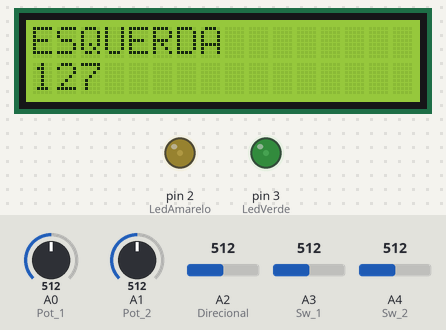
The sketch below on a simulated Arduino Uno, built with avr-gcc and run on an emulated ATmega328P. Parts: 16×2 character LCD, output pins drawn as LEDs (lit = HIGH). Inputs (shaded band) come from the test bench; at power-on: A2 (Direcional) = 512, A0 (Pot_1) = 512, A1 (Pot_2) = 512, A3 (Sw_1) = 512, A4 (Sw_2) = 512.

Above: at 1.2 s.
1.3 s: A2 (Direcional) set to 596
At 2.5 s:
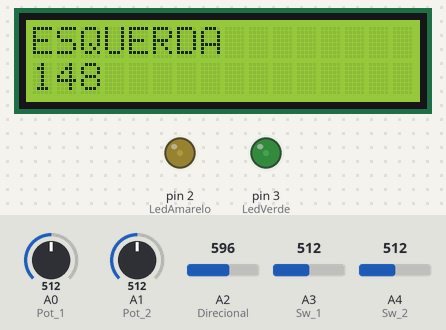
2.8 s: A2 (Direcional) set to 614
At 4.0 s:
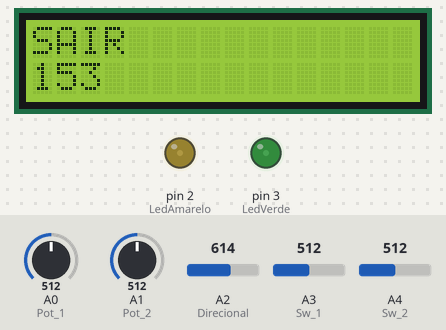
5.8 s: A2 (Direcional) set to 306
At 6.3 s:
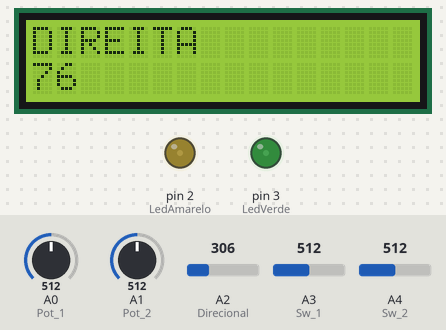
7.3 s: A2 (Direcional) set to 66
At 8.5 s:
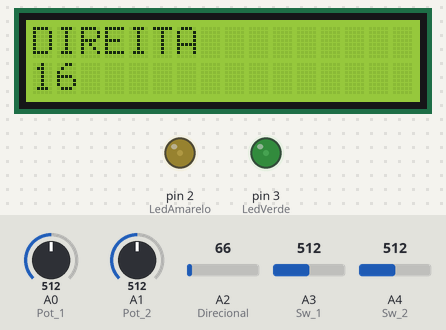
8.8 s: A2 (Direcional) set to 54
At 10.0 s:
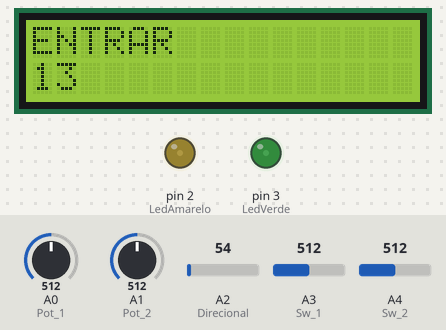
11.8 s: A0 (Pot_1) set to 501
At 12.1 s:
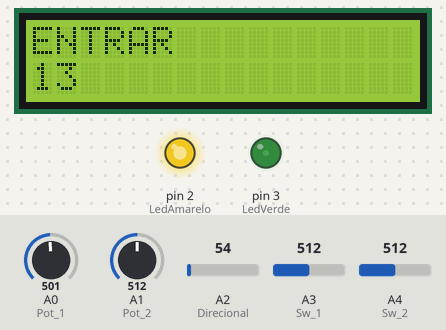
Timing chart, 0 to 14.8 s (numbered marks = the images above; inputs shaded):
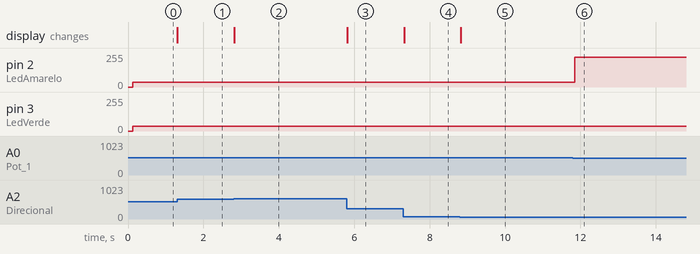

The sketch:

BaseBreadBoard.ino
```cpp
/*
Título: Base Bread Board
Autor:  Renato Menezes Portugal

TODO:
Identifica Debounce e escolha de tecla repetida.
O debounce deve utilizar uma variável dentro do tempo estipulado (200ms).
Se a mesma tecla for acionada, aguardar o dobro do valor (400ms).
Passado o tempo de debounce (200ms), caso a mesma tecla for apertada esperar mais 200ms.
Utilizar outra variável para monitorar a repetição.

Em 12OUT25
Notou-se instabilidade no direcional. As teclas selecionar e sair serão substituídas por outras entradas.
O Enter será substituído pela seleção CIMA e a tecla de cima absorverá a tecla de baixo.

00. ESTRUTURA FÍSICA
_____________________________________________
__Botões_____________________________________
_Direcional (Dados Coletados)     LIMIAR
ENTRAR              - 0
----------------------------------15---------
Direita             - 27 a 71
----------------------------------100--------
Equerda             - 118 a 127
----------------------------------150--------
Sair                - 177
----------------------------------200--------
Potenciômetro 1     -
Potenciômetro 2     -
Duplo com Trava     -
Botão 1             -
Botão 2             -
Led 1               -
Led 2               -
_____________________________________________
__PROBLEMAS__________________________________
Os botões têm problemas de mau contato e deve
ser verificado qual é o valor que aparece
considerando a margem de segurança, pois existe
a possibilidade de um botão entrar na faixa
de valores do outro.

_____________________________________________
__RESULTADOS DAS MEDIÇÕES____________________
O botão para baixo invadiu a faixa do boão para
a esquerda, então deve ser utilizado com menor
responsabilidade. Já o botão para direita e o
enter, são os mais confiáveis.
*/

// 1. INCLUDES
#include <LiquidCrystal.h>

// 2. PINOS
/*
A0 - Potenciômetro 1
A1 - Potenciômetro 2
A2 - Direcional com Enter
A3 - Switch 1
A4 - Switch 2
A5 -
D2 - Led Amarelo
D3 - Led Verde

LCD
+-----------------------------+
|16  K     o                  |
|15  A     o                  |
| 1  VSS   o---- GND          |
| 2  VDD   o---- +5V          |
| 3  V0    o---- 1K no GND    |
| 4  RS    o---- Arduino 13   |
| 5  RW    o---- GND          |
| 6  E     o---- Arduino 12   |
| 7  DB0   o                  |
| 8  DB1   o                  |
| 9  DB2   o                  |
|10  DB3   o                  |
|11  DB4   o---- Arduino 11   |
|12  DB5   o---- Arduino 10   |
|13  DB6   o---- Arduino 9    |
|14  DB7   o---- Arduino 8    |
+-----------------------------+
*/

// 3. DECLARACAO DE VARIAVEIS
#define Pot_1 A0
#define Pot_2 A1
#define Direcional A2
#define Sw_1 A3
#define Sw_2 A4
#define LedAmarelo 2
#define LedVerde 3

//LCD
int RS = 13;
int E = 12;
int DB4 = 11;
int DB5 = 10;
int DB6 = 9;
int DB7 = 8;
LiquidCrystal lcd(RS, E, DB4, DB5, DB6, DB7);

void setup(){
    Serial.begin(115200);
    pinMode (Pot_1, INPUT);
    pinMode (Pot_2, INPUT);
    pinMode (Sw_1, INPUT);
    pinMode (Sw_2, INPUT);
    pinMode (Direcional, INPUT);
    pinMode(LedAmarelo, OUTPUT);
    pinMode(LedVerde, OUTPUT);
    lcd.begin(16, 2);
    lcd.setCursor(0, 0);
    lcd.print("APERTE UMA TECLA");
}

void loop(){
  //Leitura Sensores
  int sensorPot_1 = analogRead(Pot_1);
  int sensorPot_2 = analogRead(Pot_2);
  int sensorSw_1 = analogRead(Sw_1);
  int sensorSw_2 = analogRead(Sw_2);
  int sensorDirecional = analogRead(Direcional);

  //Mapeamento
  int mapsensorPot_1 = map(sensorPot_1,0,1023,0,255);
  int mapsensorPot_2 = map(sensorPot_2,0,1023,0,255);
  int mapsensorSw_1 = map(sensorSw_1,0,1023,0,255);
  int mapsensorSw_2 = map(sensorSw_2,0,1023,0,255);
  int mapsensorDirecional = map(sensorDirecional,0,1023,0,255);


  float VsensorPot_1 = sensorPot_1 * (5.0 / 1023.0);
  float VsensorPot_2 = sensorPot_2 * (5.0 / 1023.0);
  float VsensorSw_1 = sensorSw_1 * (5.0 / 1023.0);
  float VsensorSw_2 = sensorSw_2 * (5.0 / 1023.0);
  float VsensorDirecional = sensorDirecional * (5.0 / 1023.0);


/*
Serial.print(sensorDirecional);
Serial.print(";");
Serial.print(sensorPot_1);
Serial.print(";");
Serial.println(sensorPot_2);
*/

/*
  //Saída
  Serial.print("POT_1");
  Serial.print(";");
  Serial.print(mapsensorPot_1);
  Serial.print(";");
  Serial.print(VsensorPot_1);
  Serial.print(";");

  Serial.print("POT_2");
  Serial.print(";");
  Serial.print(mapsensorPot_2);
  Serial.print(";");
  Serial.print(VsensorPot_2);
  Serial.print(";");

  Serial.print("SW_1");
  Serial.print(";");
  Serial.print(mapsensorSw_1);
  Serial.print(";");
  Serial.print(VsensorSw_1);
  Serial.print(";");

  Serial.print("SW_2");
  Serial.print(";");
  Serial.print(mapsensorSw_2);
  Serial.print(";");
  Serial.print(VsensorSw_2);
  Serial.println(";");

  Serial.print("DIR");
  Serial.print(";");
  Serial.print(mapsensorDirecional);
  Serial.print(";");
  Serial.print(VsensorDirecional);
  Serial.print(";");
*/

//__ BOTOES____________________________________________________________________
  if((mapsensorPot_1 < 127)||(sensorSw_1 < 2)){
    digitalWrite(LedAmarelo, HIGH);
  }else{
    digitalWrite(LedAmarelo, LOW);
  }

  if((mapsensorPot_2 < 127)||(sensorSw_2 < 2)){
    digitalWrite(LedVerde, HIGH);
  }else{
    digitalWrite(LedVerde, LOW);
  }

 if (mapsensorDirecional < 15){
  // Serial.print(mapsensorDirecional);
  // Serial.print(": ");
  // Serial.println("DIREITA");
  lcd.setCursor(0, 0);
  lcd.print("ENTRAR          ");
  lcd.setCursor(0, 1);
  lcd.print("                ");
  lcd.setCursor(0, 1);
  lcd.print(mapsensorDirecional);
 }
 else if ((mapsensorDirecional > 15) && (mapsensorDirecional < 101)){
  // Serial.print(mapsensorDirecional);
  // Serial.print(": ");
  // Serial.println("CIMA");
  lcd.setCursor(0, 0);
  lcd.print("DIREITA           ");
  lcd.setCursor(0, 1);
  lcd.print("                ");
  lcd.setCursor(0, 1);
  lcd.print(mapsensorDirecional);
 }
 else if ((mapsensorDirecional > 100) && (mapsensorDirecional < 151)){
  // Serial.print(mapsensorDirecional);
  // Serial.print(": ");
  // Serial.println("ESQUERDA");
  lcd.setCursor(0, 0);
  lcd.print("ESQUERDA        ");
  lcd.setCursor(0, 1);
  lcd.print("                ");
  lcd.setCursor(0, 1);
  lcd.print(mapsensorDirecional);
 }
 else if ((mapsensorDirecional > 150) && (mapsensorDirecional < 201)){
  // Serial.print(mapsensorDirecional);
  // Serial.print(": ");
  // Serial.println("ENTER");
  lcd.setCursor(0, 0);
  lcd.print("SAIR            ");
  lcd.setCursor(0, 1);
  lcd.print("                ");
  lcd.setCursor(0, 1);
  lcd.print(mapsensorDirecional);
 }
 else {

 }
//__ BOTOES____________________________________________________________________

//__LED________________________________________________________________________

if ((mapsensorPot_1 > 126) || (sensorSw_1 < 10)){
  digitalWrite(LedAmarelo, HIGH);
 }else{
  digitalWrite(LedAmarelo, LOW);
 }

 if ((mapsensorPot_2 > 126) || (sensorSw_2 < 10)){
  digitalWrite(LedVerde, HIGH);
 }else{
  digitalWrite(LedVerde, LOW);
 }

/*
Serial.print(sensorSw_1);
Serial.print(" - ");
Serial.println(sensorSw_2);
*/

}
```

Measured:
- the behaviour switches between 605 and 606 on A2 (Direcional) (found by bisection; images 1 and 2)
- the behaviour switches between 61 and 60 on A2 (Direcional) (found by bisection; images 4 and 5)
- the behaviour switches between 510 and 509 on A0 (Pot_1) (found by bisection; images 5 and 6)
- after the input at 1.3 s, the display: changes at once (image 1)
- after the input at 2.8 s, the display: changes at once (image 2)
- after the input at 5.8 s, the display: changes at once (image 3)
- after the input at 7.3 s, the display: changes at once (image 4)
- after the input at 8.8 s, the display: changes at once (image 5)
- after the input at 11.8 s, pin 2 (LedAmarelo): 36/255 → 224/255 at once
